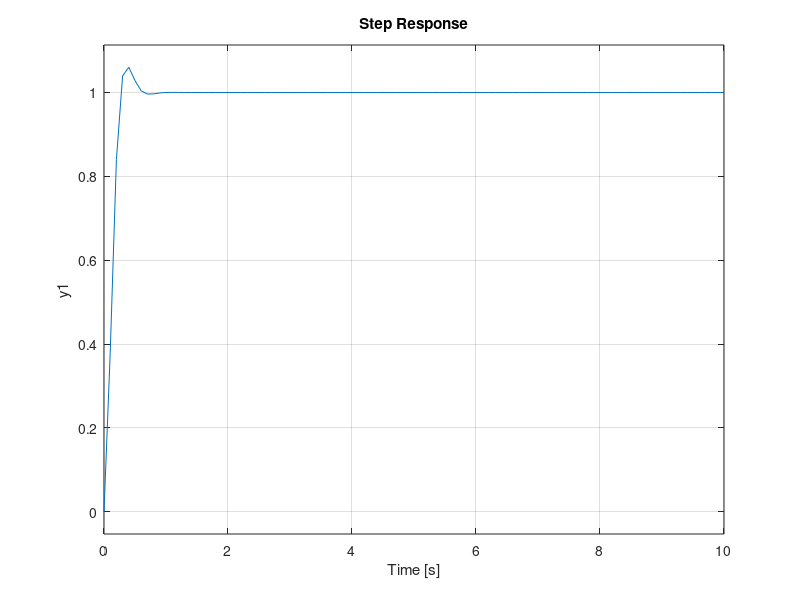

Write the MATLAB code that produced this figure.

%19BEE0125 Ashir VP
clc;
clear all;
%initialize the transfer function
num=130;
den=[1 15 130];
sys=tf(num,den);
t=0:0.1:10;
step(sys,t);
zeta=0.35;
wn=sqrt(130);
%rise time
Theta=acos(zeta);
wd=wn*sqrt(1-zeta^2);
tr=pi-Theta/wd
tp=pi/wd;
%peak overshoot
Mp=exp(-zeta*pi/sqrt(1-zeta^2))*100;
%sttling time
ts=4/(zeta*wn);